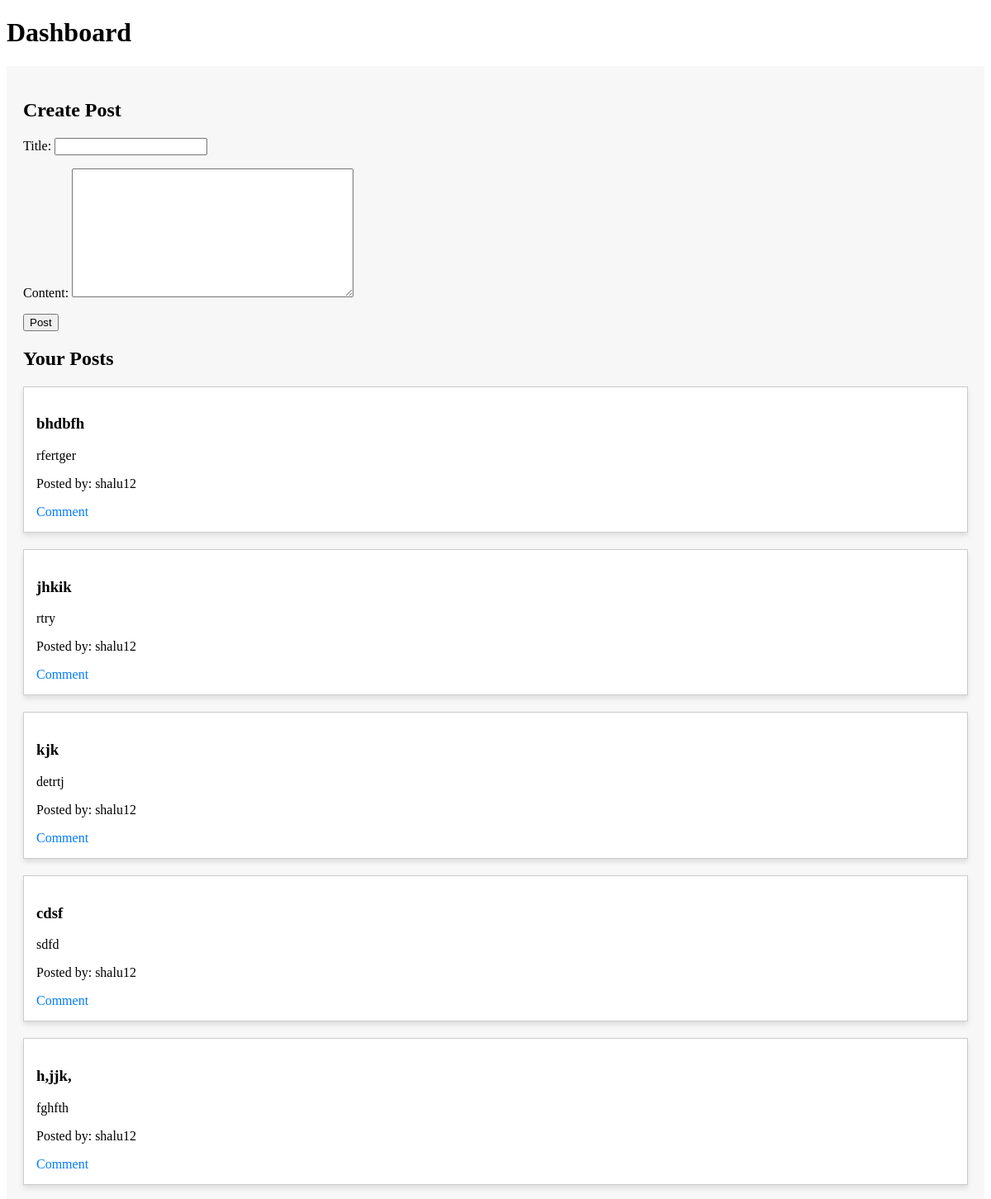
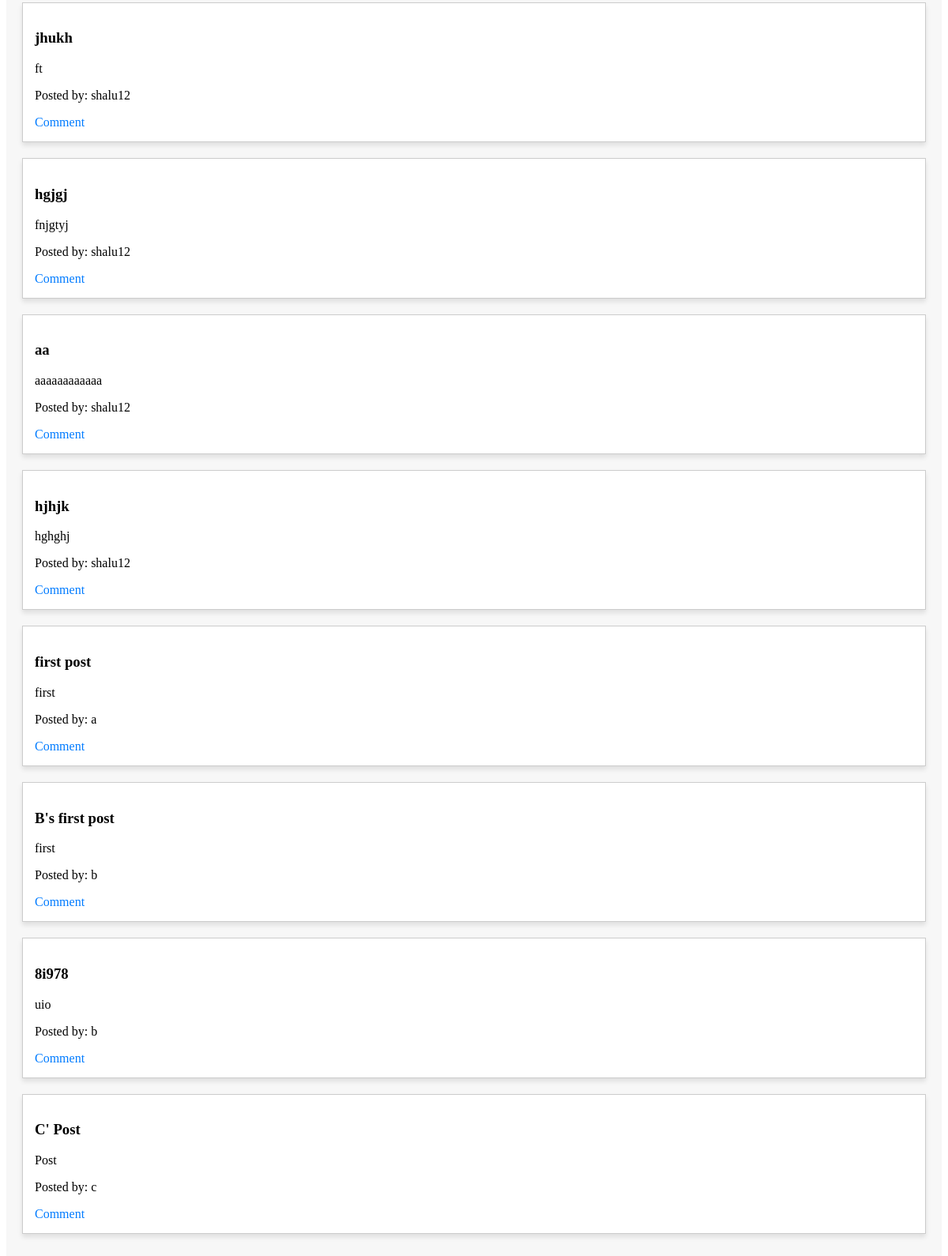
/dashboard/, run on the app's committed database (2 pictures, top to bottom).
### blog/models.py (models this page shows, shortened)
class Post(models.Model):
    title = models.CharField(max_length=200)
    content = models.TextField()
    author = models.ForeignKey(UserRegistration, on_delete=models.CASCADE)
    pub_date = models.DateTimeField(default=timezone.now)

class UserRegistration(models.Model):
    username=models.CharField(max_length=50, unique=True)
    email=models.EmailField()
    otp = models.PositiveIntegerField(blank=True, null=True)
    otp_timestamp = models.DateTimeField(blank=True, null=True)
    def __str__(self):
        return self.username

### blog/views.py (the view)
# urls.py: path('dashboard/', views.dashboard_view, name='dashboard'),
def dashboard_view(request):
    user_id = request.session.get('user_id')
    user_registration = None  # Initialize user_registration
    if user_id:
        try:
            user_registration = UserRegistration.objects.get(id=user_id)
        except UserRegistration.DoesNotExist:
            pass  # Handle the case where the user doesn't exist
    posts=Post.objects.all()
    if request.method == 'POST':
        form = PostForm(request.POST)
        if form.is_valid():
            post = form.save(commit=False)
            post.author = user_registration  # Assign the UserRegistration instance
            post.save()
            return redirect('dashboard')
    else:
        form = PostForm()
    context = {'posts': posts, 'form': form}
    return render(request, 'dashboard.html', context)

### blog/forms.py
class PostForm(forms.ModelForm):
    class Meta:
        model=Post
        fields=('title', 'content')

### blog/templates/dashboard.html (shortened to what this page needs)
{% load static %}
<!DOCTYPE html>
<html lang="en">
<head>
  <link rel="stylesheet" href="{% static 'css/dashboard.css' %}">
</head>
<body>
<h1 class="mt-4">Dashboard</h1>
{% block content %}
<div class="container dashboard-container">
    <div class="row">
        <div class="col-md-4">
            <h2>Create Post</h2>
            <form method="post">
              {{ form.as_p }}
              <button type="submit">Post</button>
            </form>
        </div>
        <div class="col-md-8">
            <h2>Your Posts</h2>
            <ul class="posts-list">
                {% for post in posts %}
                <li class="post-item">
                    <h3>{{ post.title }}</h3>
                    <p>{{ post.content }}</p>
                    <p>Posted by: {{ post.author }}</p>
                    <div class="post-links">
                        <a href="{% url 'post_detail' post_id=post.id %}">Comment</a>
                    </div>
                </li>
                {% endfor %}
            </ul>
        </div>
    </div>
</div>
{% endblock %}
</body>
</html>

### blog/static/css/dashboard.css (style rules this page uses)
.dashboard-container { background-color: #f7f7f7; padding: 20px; }
.posts-list { list-style: none; padding: 0; }
.post-item { background-color: #fff; border: 1px solid #ccc; margin-bottom: 20px; padding: 15px; box-shadow: 0 4px 6px rgba(0, 0, 0, 0.1); }
.post-links a { margin-right: 10px; text-decoration: none; color: #007bff; }

### data on the page
Post: title "bhdbfh", content "rfertger", author "shalu12"
Post: title "jhkik", content "rtry", author "shalu12"
Post: title "kjk", content "detrtj", author "shalu12"
Post: title "cdsf", content "sdfd", author "shalu12"
Post: title "h,jjk,", content "fghfth", author "shalu12"
Post: title "jhukh", content "ft", author "shalu12"
Post: title "hgjgj", content "fnjgtyj", author "shalu12"
Post: title "aa", content "aaaaaaaaaaaa", author "shalu12"
Post: title "hjhjk", content "hghghj", author "shalu12"
Post: title "first post", content "first", author "a"
Post: title "B's first post", content "first", author "b"
Post: title "8i978", content "uio", author "b"
Post: title "C' Post", content "Post", author "c"
